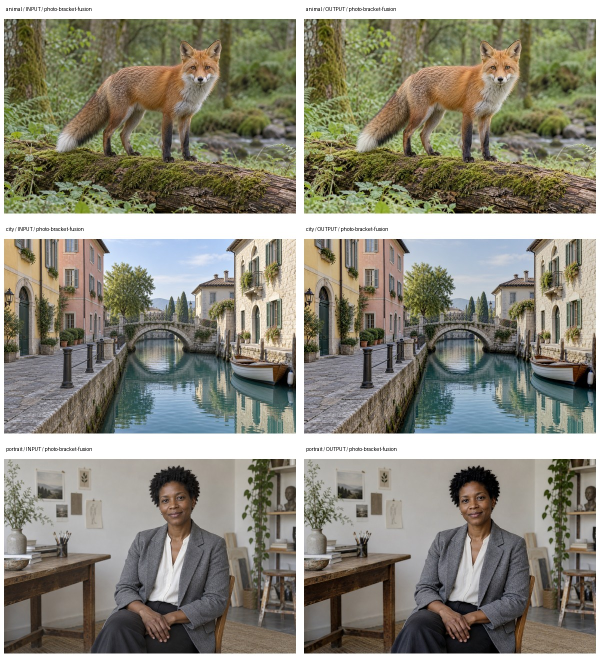
#> input picture photo-bracket-fusion/examples/cases/comparison.jpg, 1200 x 1320 px (shown at 1/2 size)
$ python -i subjects.py   (imports and definitions only)
#> lines starting #> are read from the running program, lines starting #| are printed output that depends on the picture
#> further down, picture is the input picture: shape (1320, 1200, 3); mean B, G, R 123, 136.7, 139.1
"""人脸与对焦落点。

用OpenCV自带的Haar级联，完全离线，不需要下载模型。代价是只能测正脸，
侧脸和低头会漏，而且对眼睛的判断相当粗糙。

因此这里的定位是提示而非判据。眼睛检测不到有三种可能：闭眼、戴墨镜、
检测器本身漏检，三者无法区分。所以闭眼只作为提示项输出，绝不参与自动
判废。把不确定的信号当成确定的判据，是筛片工具最容易犯也最伤人的错，
误删一张就再也找不回来。

真正可靠的是对焦落点检验：把画面最锐的区域和人脸位置对比，如果人脸在
画面里而最锐处在别处，说明对焦跑了。这个判断只依赖人脸框位置，不依赖
眼睛检测，可靠得多。
"""

import os

import cv2
import numpy as np

_CASCADES = {}


def _cascade(name):
    if not hasattr(cv2, "CascadeClassifier") or not hasattr(cv2, "data"):
        return None
    if not hasattr(cv2.data, "haarcascades"):
        return None
    if name not in _CASCADES:
        path = os.path.join(cv2.data.haarcascades, name)
        c = cv2.CascadeClassifier(path)
        _CASCADES[name] = None if c.empty() else c
    return _CASCADES[name]


def detect(bgr, min_face_ratio=0.04, detect_long_side=800):
    """返回人脸列表与眼睛提示。坐标为相对画面的归一化值。

    在降采样图上检测。Haar对四分之一以上画面占比的人脸在800像素下已经
    足够，全分辨率检测慢三倍且检出率并无提升。
    """
#> called with min_face_ratio = 0.04, detect_long_side = 800
    scale = detect_long_side / max(bgr.shape[:2])
#> scale = 0.606
    if scale < 1.0:
        bgr = cv2.resize(bgr, None, fx=scale, fy=scale, interpolation=cv2.INTER_AREA)
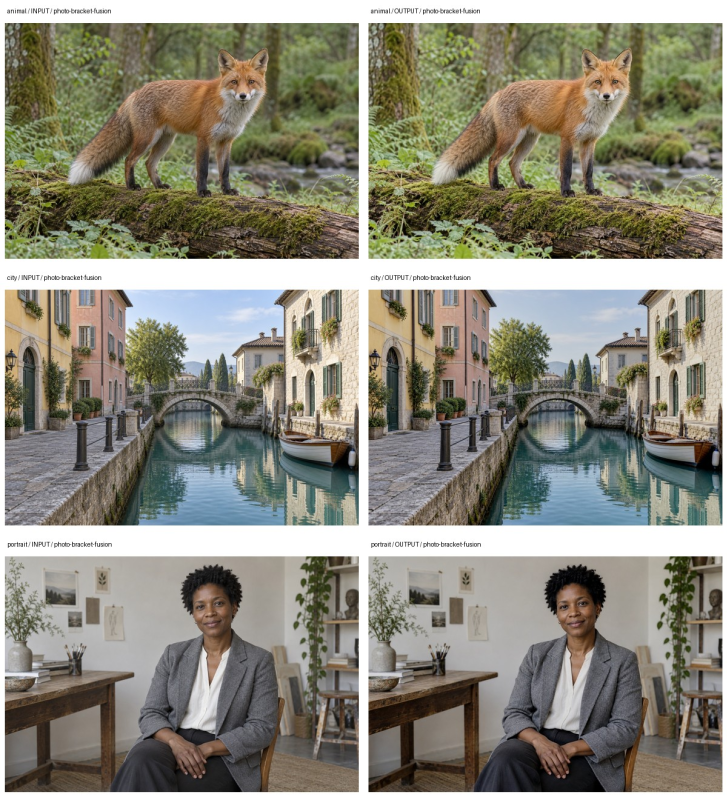
#> bgr: shape (800, 727, 3); mean of channels 0, 1, 2 122.9, 136.7, 139.1; drawn as B, G, R
    gray = cv2.cvtColor(bgr, cv2.COLOR_BGR2GRAY)
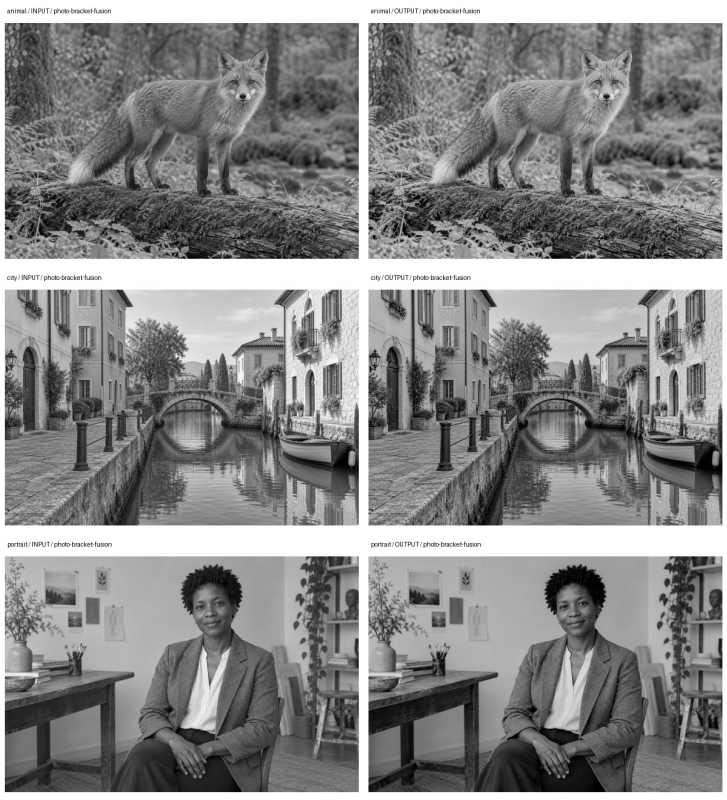
#> gray: shape (800, 727); min 0, max 255, mean 135.8
    gray = cv2.equalizeHist(gray)
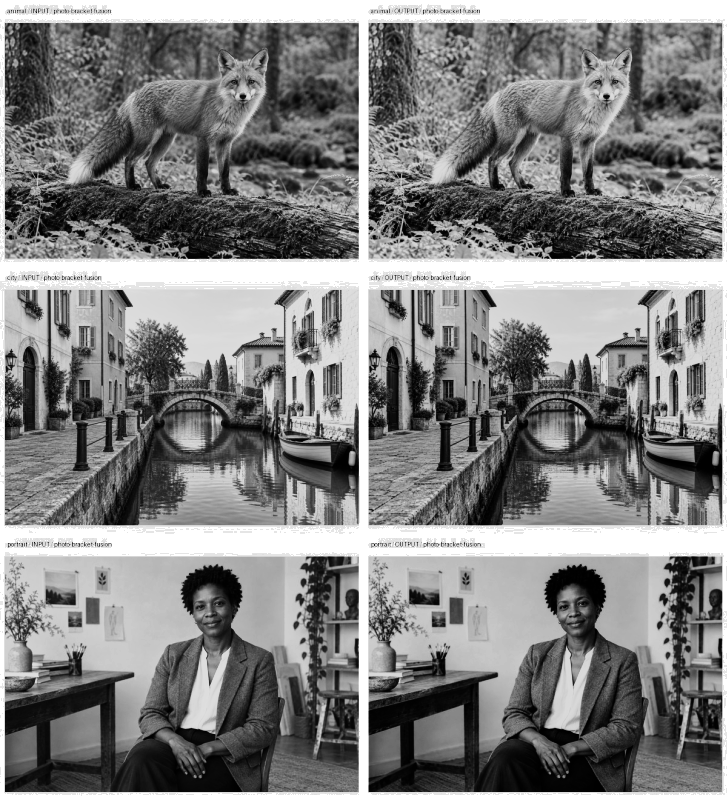
#> gray: shape (800, 727); min 0, max 255, mean 129.4
    h, w = gray.shape
#> h = 800; w = 727
    face_cc = _cascade("haarcascade_frontalface_alt2.xml")
    if face_cc is None:
        return {"faces": [], "face_count": 0, "eyes_missing": 0, "available": False}

    min_size = int(min(h, w) * min_face_ratio)
#> min_size = 29
    rects = face_cc.detectMultiScale(
        gray,
        scaleFactor=1.12,
        minNeighbors=6,
        minSize=(max(min_size, 24), max(min_size, 24)),
    )
#> rects = [[185, 586, 50, 50], [548, 585, 51, 51], [217, 62, 54, 54], [580, 62, 55, 55]]
    eye_cc = _cascade("haarcascade_eye.xml")
    faces, missing = [], 0
    for x, y, fw, fh in rects:
        # 只在人脸上半部找眼睛，下半部的鼻孔和嘴角容易误检
        roi = gray[y : y + int(fh * 0.6), x : x + fw]
        eyes = []
        if eye_cc is not None and roi.size:
            eyes = eye_cc.detectMultiScale(
                roi,
                scaleFactor=1.1,
                minNeighbors=8,
                minSize=(max(int(fw * 0.12), 10),) * 2,
            )
        if len(eyes) < 2:
            missing += 1
        faces.append(
            {
                "x": round(float(x + fw / 2) / w, 3),
                "y": round(float(y + fh / 2) / h, 3),
                "size": round(float(fw) / w, 3),
                "eyes_found": len(eyes),
            }
        )
#> this loop made 4 passes
#> pass 1, in detect, `roi = gray[y : y + int(fh * 0.6), x : x + fw]`:
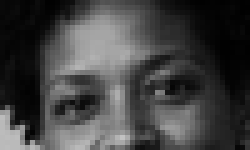
#> roi: shape (30, 50) (shown 5 times larger); min 1, max 194, mean 66.1
#> pass 2, in detect, `roi = gray[y : y + int(fh * 0.6), x : x + fw]`:
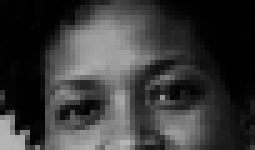
#> roi: shape (30, 51) (shown 5 times larger); min 0, max 182, mean 57.1
#> pass 3, in detect, `roi = gray[y : y + int(fh * 0.6), x : x + fw]`:
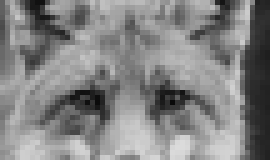
#> roi: shape (32, 54) (shown 5 times larger); min 10, max 219, mean 131.8
#> after the loop:
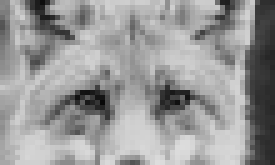
#> roi: shape (33, 55) (shown 5 times larger); min 8, max 221, mean 152.7
#> after the loop, faces = 4 items; missing = 4

    faces.sort(key=lambda f: -f["size"])
    return {
        "faces": faces,
        "face_count": len(faces),
        "eyes_missing": missing,
        "available": True,
    }


def focus_on_subject(sharp_metrics, face_info, tolerance=0.18):
    """对焦落点是否命中主体。

    只在检测到人脸时有意义。比较最锐区块中心与最大人脸中心的距离，
    容差按画面对角线的比例给。返回None表示无法判断。
    """
    if not face_info.get("faces"):
        return None
    fx, fy = sharp_metrics.get("focus_x"), sharp_metrics.get("focus_y")
    if fx is None or fy is None:
        return None
    face = face_info["faces"][0]
    dist = float(np.hypot(fx - face["x"], fy - face["y"]))
    # 容差随人脸尺寸放宽，大头照的人脸本身就占很大面积
    tol = tolerance + face["size"] * 0.5
    return {
        "hit": bool(dist <= tol),
        "distance": round(dist, 3),
        "tolerance": round(tol, 3),
    }

>>> import cv2
>>> picture = cv2.imread('../../../photo-bracket-fusion/examples/cases/comparison.jpg')
>>> result = detect(picture)
#> result = 4 items
